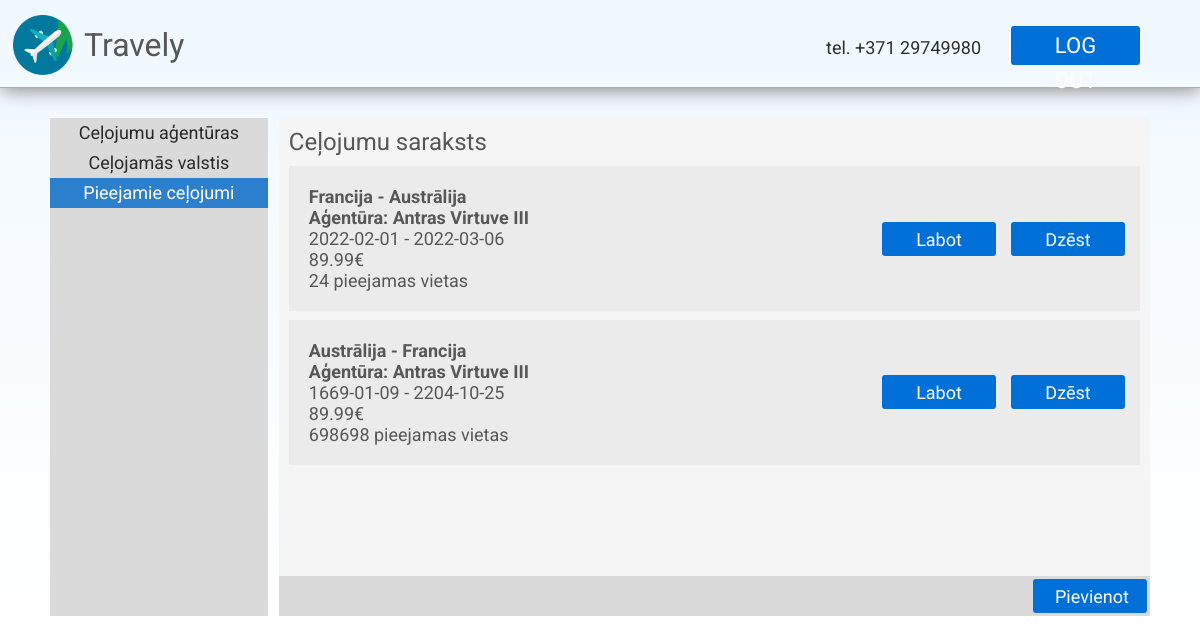
Page /admin/trips (signed in) on the committed database.
### models.py (models this page shows, shortened)
class Country(db.Model):
    id = db.Column(db.Integer, primary_key=True)
    country = db.Column(db.String(48), nullable=False)
    abbreviation = db.Column(db.String(2), nullable=False)

class Agency(db.Model):
    id = db.Column(db.Integer, primary_key=True)
    name = db.Column(db.String(120), nullable=False)
    address = db.Column(db.String(120))
    number = db.Column(db.String(18))
    children = db.relationship("Trip", cascade="all, delete")

class Trip(db.Model):
    id = db.Column(db.Integer, primary_key=True)
    agency_id = db.Column(db.Integer, db.ForeignKey("agency.id"))
    country_from = db.Column(db.Integer)
    country_to = db.Column(db.Integer)
    date_from = db.Column(db.Date)
    date_to = db.Column(db.Date)
    description = db.Column(db.String(280))
    cost = db.Column(db.Float)
    ticket_amount = db.Column(db.Integer)
    views = db.Column(db.Integer)
    img_file = db.Column(db.String(20), nullable=False, default='default.jpg')

### main.py (the view)
@app.route('/admin/trips')
def admin_trips():
    return render_template("templates/trips.html", trips = Trip.query.all(), agencies = Agency.query.all(), countries = Country.query.all()) if is_user_logged() and is_user_admin() else redirect(url_for("login"))

### main.py (called while the page is built)
def is_user_logged():
    return True if session['user'] != None else False

def is_user_admin():
    return True if User.query.filter_by(id=session['user']).first().role_id != 0 else False

### templates/templates/trips.html
{% extends "admin.html" %}
{% block title %}
<div id="admin-page-content">
    <div id="ap-selector">
        <div id="ap-selector-list">
            <ul class="nav-ul">
                <a href="/admin/agencies"><li class="selector">Ceļojumu aģentūras</li></a>
                <a href="/admin/countries"><li class="selector">Ceļojamās valstis</li></a>
                <li class="selector" id="selected">Pieejamie ceļojumi</li>
            </ul>
        </div>
        <div id="ap-selector-display">
            <h2 class="subtitle">Ceļojumu saraksts</h2>
            <div id="ap-selector-display-list">
                {% if trips %}
                    {% for trip in trips %}
                    <div class="ap-list-member">
                        <ul class="list-ul">
                            <li style="font-weight: bold;">
                            {% for country in countries %}
                                {% if country.id == trip.country_from %}
                                    {{ country.country }} -
                                {% endif %}
                            {% endfor %}
                            {% for country in countries %}
                                {% if country.id == trip.country_to %}
                                    {{ country.country }}
                                {% endif %}
                            {% endfor %}
                            </li>
                            {% for agency in agencies %}
                                {% if agency.id == trip.agency_id %}
                                <li style="font-weight: bold;">Aģentūra: {{ agency.name }}</li>
                                {% endif %}
                            {% endfor %}
                            <li>{{ trip.date_from }} - {{ trip.date_to }}</li>
                            <li>{{ trip.cost }}€</li>
                            <li>{{ trip.ticket_amount }} pieejamas vietas</li>
                        </ul>
                        <a href="/admin/edit/trip/{{ trip.id }}" class="button" id="button-correct">Labot</a>
                        <a href="/admin/remove/trip/{{ trip.id }}" class="button" id="button-delete">Dzēst</a>
                    </div>
                    {% endfor %}
                {% else %}
                <p id="ap-description">Nav ceļojumu</p>
                {% endif %}
            </div>
            <div id="ap-selector-footer">
                <a href="/admin/add/trips" class="button" id="button-submit">Pievienot</a>
            </div>
        </div>
    </div>
</div>
{% endblock %}

### static/css/stylesheet.css (style rules this page uses)
* { margin:0; padding:0; }
body { font-family: 'Roboto', sans-serif; color:#575757; background-image: linear-gradient(aliceblue, white); background-repeat: no-repeat; }
h2 { font-weight: 400; }
a { text-decoration: none; }
a.button { display: inline-block; color: white !important; text-align: center; font-size: 22px !important; font-family: Thasadith; text-decoration: none; line-height: 42px; font-weight: normal !important; background-color: #0070D8; border-radius: 3px; padding-right: 22px; padding-left: 22px; padding-top: 2px; padding-bottom: 2px; }
.subtitle { margin: 10px; }
#admin-page-content { height:80%; }
#ap-selector { display: flex; flex-direction: row; margin-top:30px; margin-left:50px; margin-right:50px; width: auto; }
#ap-selector-list { display: flex; flex-direction: column; width: 20%; background-color: #dadada; }
#ap-selector-display { width: 80%; margin-left: 1%; background-color: whitesmoke; }
.nav-ul { padding: 0; margin: 0; list-style: none; }
.nav-ul li { text-align: center; font-weight: 400; font-size: 18px; height: 30px; line-height: 30px; background-color: #dadada; color:#292929; }
#selected { background-color: #2c7fcc; color:white; cursor: default; }
#ap-selector-display-list { margin:10px; background-color: whitesmoke; overflow: auto; min-height: 400px; max-height: 600px; }
.list-ul { margin: 0; padding: 20px; font-size: 18px; list-style: none; width:50%; }
.ap-list-member { display: flex; flex-direction: row; background-color: rgb(235, 235, 235); max-height: 150px; margin-bottom: 1%; }
#ap-selector-footer { height: 40px; background-color: #dadada; display:flex; }
#button-correct { line-height: 32px; font-size: 18px !important; margin-top: auto; margin-bottom: auto; margin-left: auto; margin-right: 15px; height:30px; width:70px; }
#button-delete { line-height: 32px; font-size: 18px !important; margin-top: auto; margin-bottom: auto; margin-right: auto; margin-right: 15px; height:30px; width:70px; }
#button-submit { margin-left: auto; font-size: 18px !important; height:30px; width:70px; line-height: 32px; margin-top: auto; margin-bottom: auto; margin-left: auto; margin-right: 3px; }

### rows in the picture
Trip: date_from "2022-02-01", date_to "2022-03-06", cost "89.99", ticket_amount "24"
Country: country "Francija"
Country: country "Austrālija"
Agency: name "Antras Virtuve III"
Trip: date_from "1669-01-09", date_to "2204-10-25", cost "89.99", ticket_amount "698698"
